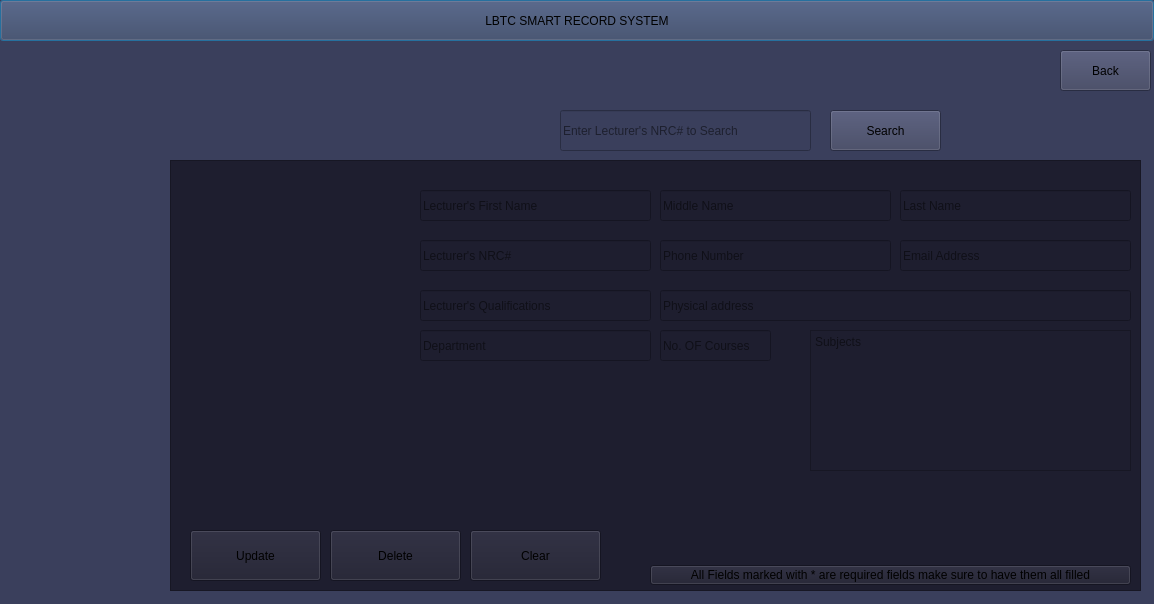
<?xml version="1.0" encoding="UTF-8"?>
<ui version="4.0">
 <class>ViewLecturer</class>
 <widget class="QDialog" name="ViewLecturer">
  <property name="geometry">
   <rect>
    <x>0</x>
    <y>0</y>
    <width>1154</width>
    <height>604</height>
   </rect>
  </property>
  <property name="windowTitle">
   <string>Dialog</string>
  </property>
  <property name="styleSheet">
   <string notr="true">background-color: #3a3f5c;</string>
  </property>
  <widget class="QPushButton" name="pushButton">
   <property name="geometry">
    <rect>
     <x>0</x>
     <y>0</y>
     <width>1154</width>
     <height>41</height>
    </rect>
   </property>
   <property name="text">
    <string>LBTC SMART RECORD SYSTEM</string>
   </property>
  </widget>
  <widget class="QPushButton" name="btn_View_Lecturer_back">
   <property name="geometry">
    <rect>
     <x>1060</x>
     <y>50</y>
     <width>91</width>
     <height>41</height>
    </rect>
   </property>
   <property name="text">
    <string>Back</string>
   </property>
   <property name="icon">
    <iconset theme="QIcon::ThemeIcon::DocumentRevert"/>
   </property>
  </widget>
  <widget class="QFrame" name="frame">
   <property name="geometry">
    <rect>
     <x>170</x>
     <y>160</y>
     <width>971</width>
     <height>431</height>
    </rect>
   </property>
   <property name="styleSheet">
    <string notr="true"> background-color: #1e1e2f; </string>
   </property>
   <property name="frameShape">
    <enum>QFrame::Shape::StyledPanel</enum>
   </property>
   <property name="frameShadow">
    <enum>QFrame::Shadow::Raised</enum>
   </property>
   <widget class="QLineEdit" name="lineEdit_Fname">
    <property name="geometry">
     <rect>
      <x>250</x>
      <y>30</y>
      <width>231</width>
      <height>31</height>
     </rect>
    </property>
    <property name="placeholderText">
     <string>Lecturer's First Name</string>
    </property>
   </widget>
   <widget class="QLineEdit" name="lineEdit_Mname">
    <property name="geometry">
     <rect>
      <x>490</x>
      <y>30</y>
      <width>231</width>
      <height>31</height>
     </rect>
    </property>
    <property name="placeholderText">
     <string>Middle Name</string>
    </property>
   </widget>
   <widget class="QLineEdit" name="lineEdit_Lname">
    <property name="geometry">
     <rect>
      <x>730</x>
      <y>30</y>
      <width>231</width>
      <height>31</height>
     </rect>
    </property>
    <property name="placeholderText">
     <string>Last Name</string>
    </property>
   </widget>
   <widget class="QLineEdit" name="lineEdit_NRC">
    <property name="geometry">
     <rect>
      <x>250</x>
      <y>80</y>
      <width>231</width>
      <height>31</height>
     </rect>
    </property>
    <property name="placeholderText">
     <string>Lecturer's NRC#</string>
    </property>
   </widget>
   <widget class="QLineEdit" name="lineEdit_Phone">
    <property name="geometry">
     <rect>
      <x>490</x>
      <y>80</y>
      <width>231</width>
      <height>31</height>
     </rect>
    </property>
    <property name="placeholderText">
     <string>Phone Number</string>
    </property>
   </widget>
   <widget class="QLineEdit" name="lineEdit_Email">
    <property name="geometry">
     <rect>
      <x>730</x>
      <y>80</y>
      <width>231</width>
      <height>31</height>
     </rect>
    </property>
    <property name="placeholderText">
     <string>Email Address</string>
    </property>
   </widget>
   <widget class="QLineEdit" name="lineEdit_Qualification">
    <property name="geometry">
     <rect>
      <x>250</x>
      <y>130</y>
      <width>231</width>
      <height>31</height>
     </rect>
    </property>
    <property name="placeholderText">
     <string>Lecturer's Qualifications</string>
    </property>
   </widget>
   <widget class="QLineEdit" name="lineEdit_Physical_Address">
    <property name="geometry">
     <rect>
      <x>490</x>
      <y>130</y>
      <width>471</width>
      <height>31</height>
     </rect>
    </property>
    <property name="placeholderText">
     <string>Physical address</string>
    </property>
   </widget>
   <widget class="QLabel" name="image_field">
    <property name="geometry">
     <rect>
      <x>10</x>
      <y>10</y>
      <width>221</width>
      <height>191</height>
     </rect>
    </property>
    <property name="styleSheet">
     <string notr="true"> 
 QLabel {
  border:2px solid gray;
  border-radius: 10px;
  padding: 8px 8px;
  background: rgb(255, 255, 255);
 
};</string>
    </property>
    <property name="text">
     <string/>
    </property>
   </widget>
   <widget class="QLineEdit" name="lineEdit_Lecturer_Department">
    <property name="geometry">
     <rect>
      <x>250</x>
      <y>170</y>
      <width>231</width>
      <height>31</height>
     </rect>
    </property>
    <property name="placeholderText">
     <string>Department</string>
    </property>
   </widget>
   <widget class="QLineEdit" name="lineEdit_Lecturer_No_Courses">
    <property name="geometry">
     <rect>
      <x>490</x>
      <y>170</y>
      <width>111</width>
      <height>31</height>
     </rect>
    </property>
    <property name="placeholderText">
     <string>No. OF Courses</string>
    </property>
   </widget>
   <widget class="QPlainTextEdit" name="plainTextEdit_Subjects">
    <property name="geometry">
     <rect>
      <x>640</x>
      <y>170</y>
      <width>321</width>
      <height>141</height>
     </rect>
    </property>
    <property name="placeholderText">
     <string>Subjects</string>
    </property>
   </widget>
   <widget class="QPushButton" name="pushButton_2">
    <property name="geometry">
     <rect>
      <x>480</x>
      <y>405</y>
      <width>481</width>
      <height>20</height>
     </rect>
    </property>
    <property name="styleSheet">
     <string notr="true"> background-color: #1e1e2f;</string>
    </property>
    <property name="text">
     <string>All Fields marked with * are required fields make sure to have them all filled</string>
    </property>
   </widget>
   <widget class="QPushButton" name="btn_update">
    <property name="geometry">
     <rect>
      <x>20</x>
      <y>370</y>
      <width>131</width>
      <height>51</height>
     </rect>
    </property>
    <property name="text">
     <string>Update</string>
    </property>
   </widget>
   <widget class="QPushButton" name="btn_delete">
    <property name="geometry">
     <rect>
      <x>160</x>
      <y>370</y>
      <width>131</width>
      <height>51</height>
     </rect>
    </property>
    <property name="text">
     <string>Delete</string>
    </property>
   </widget>
   <widget class="QPushButton" name="btn_clear">
    <property name="geometry">
     <rect>
      <x>300</x>
      <y>370</y>
      <width>131</width>
      <height>51</height>
     </rect>
    </property>
    <property name="text">
     <string>Clear</string>
    </property>
   </widget>
  </widget>
  <widget class="QLineEdit" name="lineEdit_Search_Lecturer">
   <property name="geometry">
    <rect>
     <x>560</x>
     <y>110</y>
     <width>251</width>
     <height>41</height>
    </rect>
   </property>
   <property name="placeholderText">
    <string>Enter Lecturer's NRC# to Search</string>
   </property>
  </widget>
  <widget class="QPushButton" name="btn_search">
   <property name="geometry">
    <rect>
     <x>830</x>
     <y>110</y>
     <width>111</width>
     <height>41</height>
    </rect>
   </property>
   <property name="text">
    <string>Search</string>
   </property>
   <property name="icon">
    <iconset theme="QIcon::ThemeIcon::SystemSearch"/>
   </property>
  </widget>
 </widget>
 <resources/>
 <connections/>
</ui>
